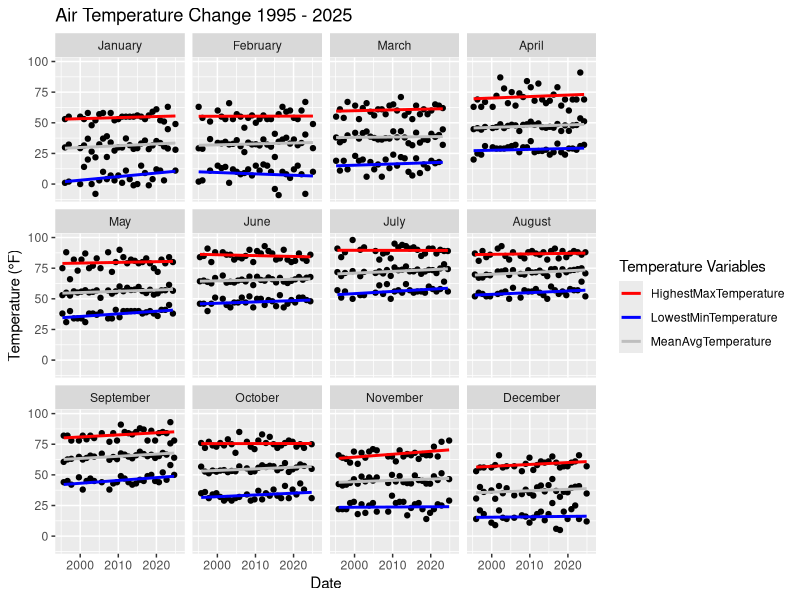
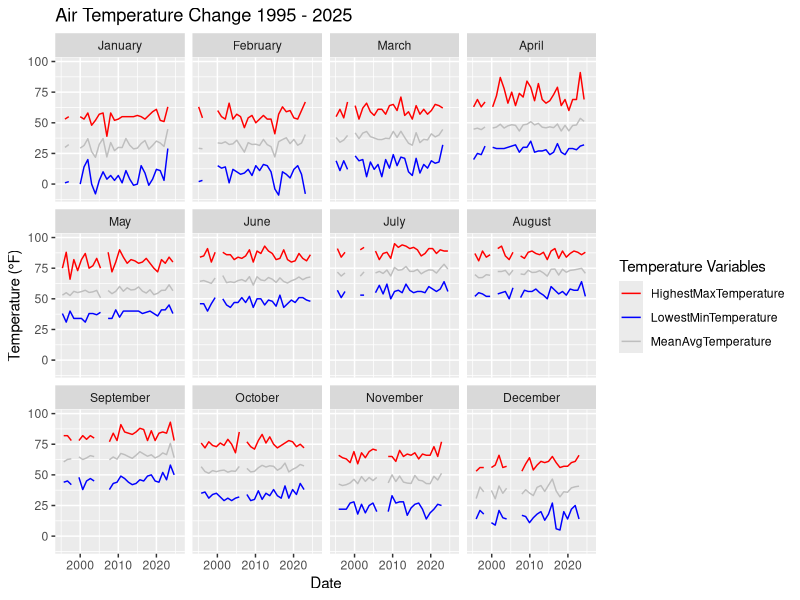

Write R code to recreate these figures, in order.
# ---- All ----

#'--------------------------------------
#' SC ACIS Climate Data
#' https://scacis.rcc-acis.org/
#' Single-Station Products: Monthly Summarized Data
#' Variables: Avg temp, Min temp, Max temp, Precipitation
#' Year range: 1893 - 2025
#' Station: Hyannis
#'--------------------------------------


library(readr) # for reading in files
library(lubridate) # for date time formats
library(dplyr) # for data manipulation and transformation
library(ggplot2) # for data visualization

# Import csv file from local folder
hyannis_climate_data <- read_csv("data/acis_data/climate_date_hyannis_1893_2025.csv")

# Fix data types
hyannis_climate_data <- hyannis_climate_data |> 
  mutate(
    # convert Date to date format, yyyy-mm-01
    Date = ymd(paste0(Date, "-01")),
    
    # add year and month columns
    Year = year(Date),
    Month = month(Date),
    MonthName = factor(month.name[Month], levels = month.name),
    
    # convert missing values "M" and trace values "T" to NA
    across(c(MeanAvgTemperature, LowestMinTemperature,
             HighestMaxTemperature, TotalPrecipitation),
           ~ na_if(., "M") |> na_if("T")),
    
    # convert variables to numeric
    across(c(MeanAvgTemperature, LowestMinTemperature,
             HighestMaxTemperature, TotalPrecipitation),
            as.numeric)
  )

# Extract only data since 1995
hyannis_data_1995_2025 <- filter(hyannis_climate_data, Year >= 1995)


# graph all 4 variables over time
ggplot(data = hyannis_data_1995_2025,
                mapping = aes(x = Date)) +
  geom_point(mapping = aes(y = MeanAvgTemperature)) +
  geom_smooth(mapping = aes(y = MeanAvgTemperature,
                           color = "MeanAvgTemperature"),
              method = "lm",
              se = FALSE) +
  geom_point(mapping = aes(y = LowestMinTemperature)) +
  geom_smooth(mapping = aes(y = LowestMinTemperature,
                            color = "LowestMinTemperature"),
              method = "lm",
              se = FALSE) +
  geom_point(mapping = aes(y = HighestMaxTemperature)) +
  geom_smooth(mapping = aes(y = HighestMaxTemperature,
                            color = "HighestMaxTemperature"),
              method = "lm",
              se = FALSE) +
  scale_color_manual(values = c("MeanAvgTemperature" = "grey", 
                                "LowestMinTemperature" = "blue", 
                                "HighestMaxTemperature" = "red")) +
  facet_wrap(~MonthName) +
  labs(title = "Air Temperature Change 1995 - 2025", 
       y = "Temperature (°F)", color = "Temperature Variables")


# Same 4 variables over time
ggplot(data = hyannis_data_1995_2025,
       mapping = aes(x = Date)) +
  geom_line(mapping = aes(y = MeanAvgTemperature,
                            color = "MeanAvgTemperature")) +
  geom_line(mapping = aes(y = LowestMinTemperature,
                            color = "LowestMinTemperature")) +
  geom_line(mapping = aes(y = HighestMaxTemperature,
                            color = "HighestMaxTemperature")) +
  scale_color_manual(values = c("MeanAvgTemperature" = "grey", 
                                "LowestMinTemperature" = "blue", 
                                "HighestMaxTemperature" = "red")) +
  facet_wrap(~MonthName) +
  labs(title = "Air Temperature Change 1995 - 2025", 
       y = "Temperature (°F)", color = "Temperature Variables")
